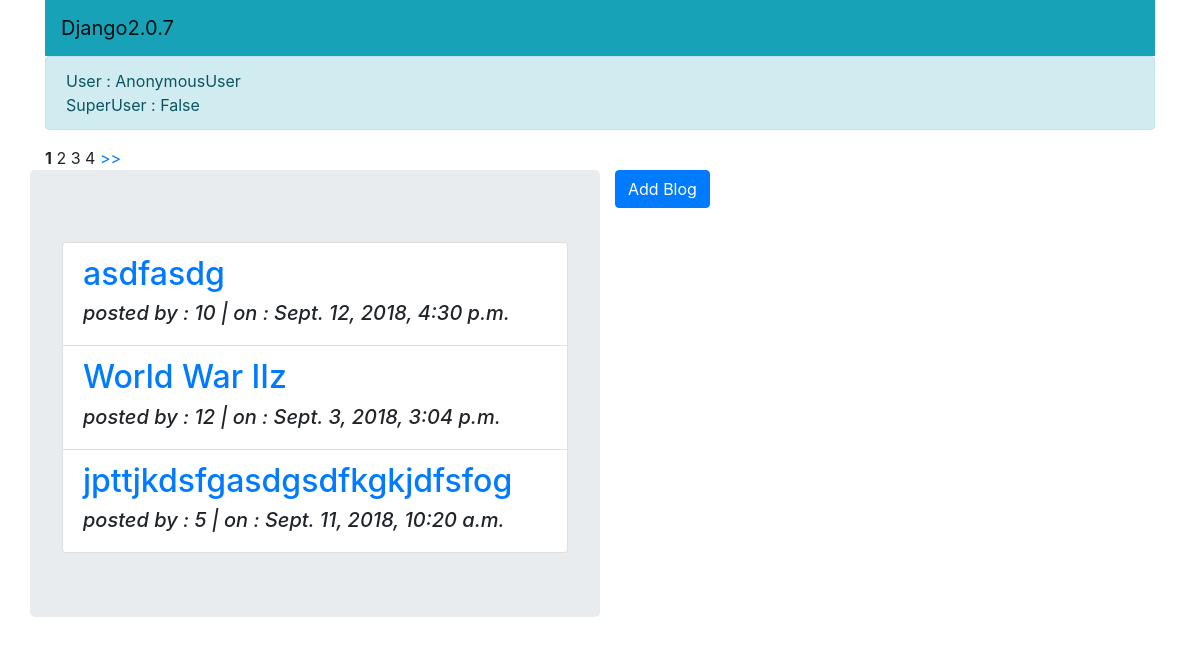
The app's page /blogs/ with its own data.
### blog/models.py (models this page shows, shortened)
class UserBlog(models.Model):
    user = models.ForeignKey(settings.AUTH_USER_MODEL, on_delete=models.CASCADE)
    title = models.CharField(max_length=50)
    image = models.ImageField(null=True, blank=True,
                              height_field="height_field",
                              width_field="width_field",
                              upload_to=upload_location)
    height_field = models.IntegerField(default=0)
    width_field = models.IntegerField(default=0)
    content = models.TextField()
    timestamp = models.DateTimeField(auto_now_add=True)
    updated = models.DateTimeField(auto_now=True)
    slug = models.SlugField(blank=True, unique=True)
    class Meta:
        ordering = ['-updated', '-timestamp']

### blog/views.py (the view)
# urls.py: path('', BlogListView.as_view(), name="blog_list"),
class BlogListView(ListView):
    paginate_by = 3
    queryset = UserBlog.objects.values("title", "user", "timestamp", "slug", "image")

### blog/templates/blog/userblog_list.html (shortened to what this page needs)
{% extends 'base.html' %}
{% block content1 %}
    <div class="paginator">
        {% for num in page_obj.paginator.page_range %}
            {% if page_obj.number == num %}
                <strong>{{ num }}</strong>
            {% else %}
                {{ num }}
            {% endif %}
        {% endfor %}
        {% if page_obj.has_next %}
            <a href="?page={{ page_obj.next_page_number }}">  >>   </a>
        {% endif %}
    </div>
    <div class="row">
        <div class="jumbotron col-6">
            <div class="row">
                <div class="col">
                    <ul class="list-group">
                        {% for blog in page_obj %}
                            <li class="list-group-item">
                                <a href="{% url 'blogapp:blog_detail' blog.slug %}">
                                    <h2>{{ blog.title }} </h2>
                                </a>
                                <h5><i>posted by : {{ blog.user }} | on : {{ blog.timestamp }}</i></h5>
                            </li>
                        {% endfor %}
                    </ul>
                </div>
            </div>
        </div>
        <div class="col-2">
            <a href="{% url "blogapp:blog_create" %}">
                <button type="button" class="btn btn-primary">Add Blog</button>
            </a>
        </div>
    </div>
{% endblock %}

### records on screen
UserBlog: title "asdfasdg", user "10", timestamp "Sept. 12, 2018, 4:30 p.m."
UserBlog: title "World War IIz", user "12", timestamp "Sept. 3, 2018, 3:04 p.m."
UserBlog: title "jpttjkdsfgasdgsdfkgkjdfsfog", user "5", timestamp "Sept. 11, 2018, 10:20 a.m."

### other values on screen
{{ request.user }} "AnonymousUser"
{{ request.user.is_superuser }} "False"
{{ num }} "1"
{{ num }} "2" "3" "4"
